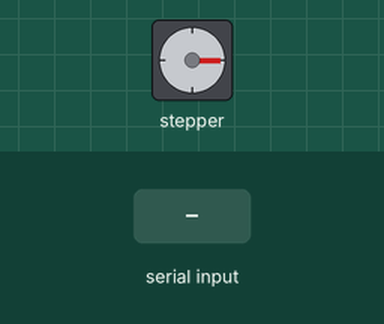
Recording of a sketch running on a simulated Arduino Uno, built with avr-gcc and run on an emulated ATmega328P. Shown: stepper motor. Wiring (inferred from the names in the program): stepper motor driver (200 steps per turn assumed): step pin 15; direction pin 16; enable pin 8. The inputs (shaded band) are chosen by the test bench.

Above: at 0.75 s.
At 1.2 s:
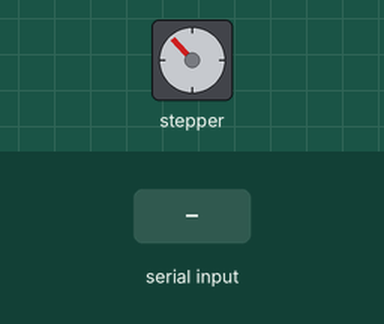
1.3 s: "z" received over Serial
At 1.65 s:
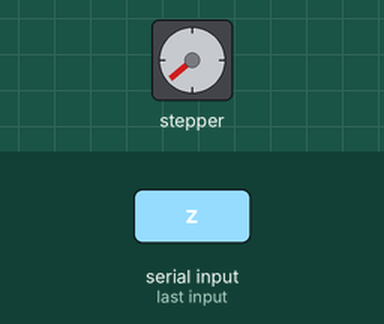
Timing chart, 0 to 19.3 s (numbered marks = the images above; inputs shaded):
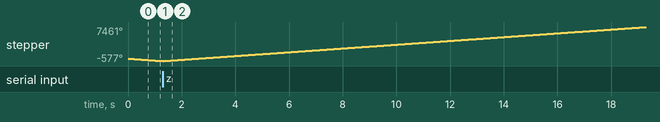

The sketch:

pruebaA.ino
```cpp
#define EN 8      /* Enable pin for all stepper outputs */
#define A_DIR 16   /* Direction pin for X axis */
#define A_STEP 15  /* Step pin for X axis */
int cuenta = 0; /* cuenta los pasos */
char senal = ' ';
boolean da = LOW; /* direccion del giro*/

void setup() {
  Serial.begin(9600);

  pinMode(EN, OUTPUT);
  pinMode(A_DIR, OUTPUT);
  pinMode(A_STEP, OUTPUT);
  digitalWrite(EN, LOW); //Low para activar
}
void loop() {
  cuenta++;


   if (Serial.available() > 0)
    {
      senal = Serial.read();
      if (senal == 'z')
      {
           da = !da;
           digitalWrite (A_DIR, da);
           cuenta = 0;
      }
    }

  digitalWrite(A_STEP, HIGH);
  delay(2);
  digitalWrite(A_STEP, LOW);
  delay(2);
}
```
